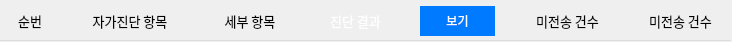
<?xml version="1.0" encoding="UTF-8"?>
<ui version="4.0">
 <class>Dialog</class>
 <widget class="QDialog" name="Dialog">
  <property name="geometry">
   <rect>
    <x>0</x>
    <y>0</y>
    <width>732</width>
    <height>42</height>
   </rect>
  </property>
  <property name="windowTitle">
   <string>Dialog</string>
  </property>
  <property name="styleSheet">
   <string notr="true">#result {
	border-radius: 15px;
	color: white;
}

#result_detail {
	background-color: #007bff;
	color: white;
	border: none;
}

#widget {

	border-bottom: 1px solid #ddd;
}</string>
  </property>
  <widget class="QWidget" name="widget" native="true">
   <property name="geometry">
    <rect>
     <x>0</x>
     <y>0</y>
     <width>731</width>
     <height>41</height>
    </rect>
   </property>
   <property name="styleSheet">
    <string notr="true"/>
   </property>
   <widget class="QLabel" name="type">
    <property name="geometry">
     <rect>
      <x>65</x>
      <y>0</y>
      <width>130</width>
      <height>41</height>
     </rect>
    </property>
    <property name="font">
     <font>
      <family>Agency FB</family>
      <pointsize>10</pointsize>
     </font>
    </property>
    <property name="text">
     <string>자가진단 항목</string>
    </property>
    <property name="alignment">
     <set>Qt::AlignCenter</set>
    </property>
   </widget>
   <widget class="QLabel" name="label_12">
    <property name="geometry">
     <rect>
      <x>515</x>
      <y>0</y>
      <width>105</width>
      <height>41</height>
     </rect>
    </property>
    <property name="font">
     <font>
      <family>Agency FB</family>
      <pointsize>10</pointsize>
     </font>
    </property>
    <property name="text">
     <string>미전송 건수</string>
    </property>
    <property name="alignment">
     <set>Qt::AlignCenter</set>
    </property>
   </widget>
   <widget class="QLabel" name="result">
    <property name="geometry">
     <rect>
      <x>315</x>
      <y>6</y>
      <width>81</width>
      <height>30</height>
     </rect>
    </property>
    <property name="font">
     <font>
      <family>Agency FB</family>
      <pointsize>10</pointsize>
     </font>
    </property>
    <property name="text">
     <string>진단 결과</string>
    </property>
    <property name="alignment">
     <set>Qt::AlignCenter</set>
    </property>
   </widget>
   <widget class="QLabel" name="type_detail">
    <property name="geometry">
     <rect>
      <x>200</x>
      <y>0</y>
      <width>100</width>
      <height>41</height>
     </rect>
    </property>
    <property name="font">
     <font>
      <family>Agency FB</family>
      <pointsize>10</pointsize>
     </font>
    </property>
    <property name="text">
     <string>세부 항목</string>
    </property>
    <property name="alignment">
     <set>Qt::AlignCenter</set>
    </property>
   </widget>
   <widget class="QLabel" name="index">
    <property name="geometry">
     <rect>
      <x>0</x>
      <y>0</y>
      <width>60</width>
      <height>41</height>
     </rect>
    </property>
    <property name="font">
     <font>
      <family>Agency FB</family>
      <pointsize>10</pointsize>
     </font>
    </property>
    <property name="text">
     <string>순번</string>
    </property>
    <property name="alignment">
     <set>Qt::AlignCenter</set>
    </property>
   </widget>
   <widget class="QLabel" name="label_13">
    <property name="geometry">
     <rect>
      <x>628</x>
      <y>0</y>
      <width>105</width>
      <height>41</height>
     </rect>
    </property>
    <property name="font">
     <font>
      <family>Agency FB</family>
      <pointsize>10</pointsize>
     </font>
    </property>
    <property name="text">
     <string>미전송 건수</string>
    </property>
    <property name="alignment">
     <set>Qt::AlignCenter</set>
    </property>
   </widget>
   <widget class="QPushButton" name="result_detail">
    <property name="geometry">
     <rect>
      <x>420</x>
      <y>6</y>
      <width>75</width>
      <height>30</height>
     </rect>
    </property>
    <property name="text">
     <string>보기</string>
    </property>
   </widget>
  </widget>
 </widget>
 <resources/>
 <connections/>
</ui>
